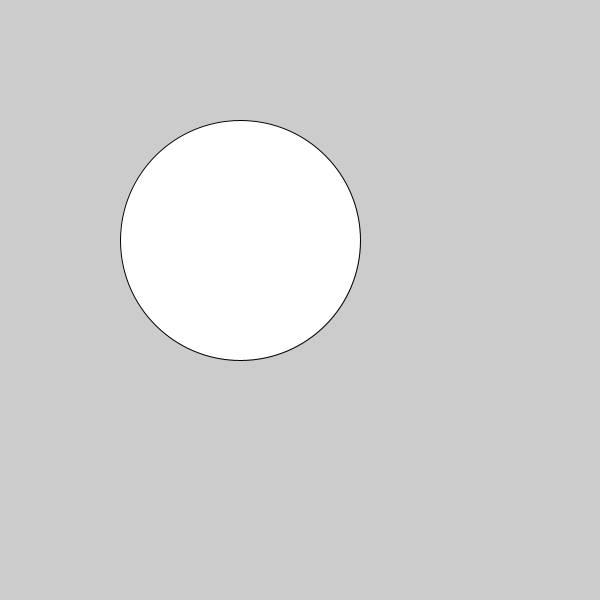
Frame 1 (no input)
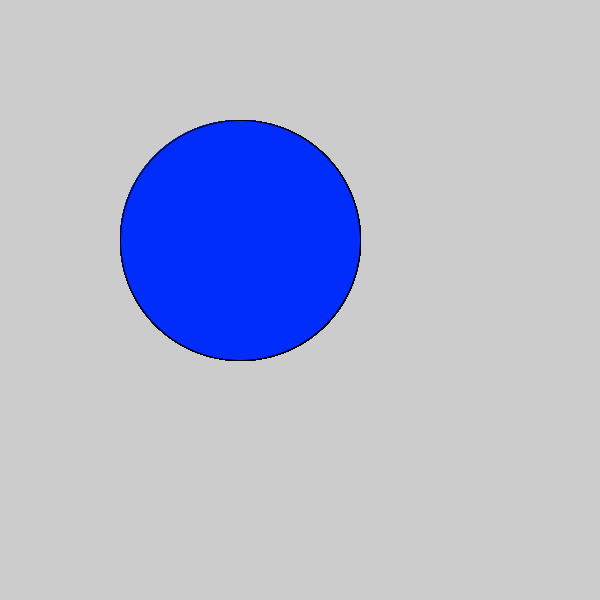
Frame 60 (the mouse pressed at the canvas centre just before this capture)
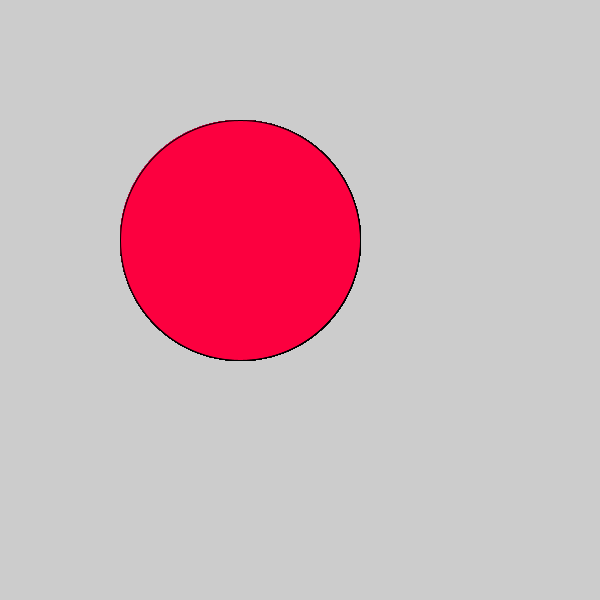
Frame 120 (the mouse held since frame 60 and released just before this capture)

The Processing sketch that drew these frames (run headless with seeded random() and noise(); from frame 60 on, the mouse is pressed at the canvas centre):

// Processing sketch: c_LogicalDot
// ── c_LogicalDot.pde

void setup() {
  
// 1. Set the size of the sketch. Make it 600 pixels square. 
  size(600,600);

}

void draw() {
  ellipse(240,240,240,240);
  fill(#002CFC);
// 2. Draw an ellipse
// Run the program to make sure it works before moving on.


// 3. Change the color of the ellipse when the mouse is pressed.
//    Use the following code, but put your colors where indicated
//    Remember to use the   fill()  command to set colors.

if (mousePressed) {
 fill(#FC003F);
   //  put one color here 
  
} else {
  
   // put a different color here
  
}  
  
  
  
}
